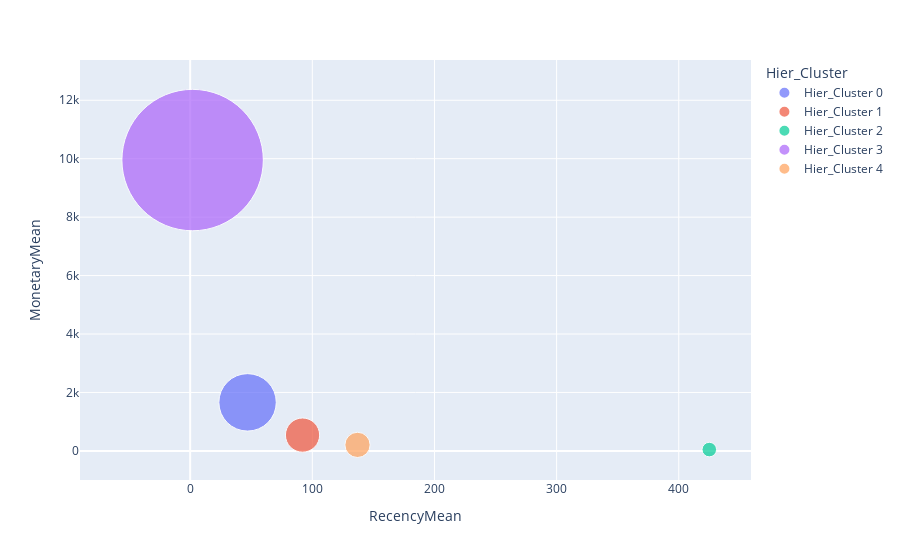

The code cell stored with this chart in its notebook:
### Code cell
import plotly.express as px

fig = px.scatter(rfm_agg3, x="RecencyMean", y="MonetaryMean", size="FrequencyMean", color="Hier_Cluster",
           hover_name="Hier_Cluster", size_max=100)
fig.show()

### Figure 1 — Plotly figure (JSON) as saved in the notebook; plotly's stock layout.template omitted (floating-point values rounded to 4 significant figures)
{"data": [{"hovertemplate": "<b>%{hovertext}</b><br><br>Hier_Cluster=Hier_Cluster 0<br>RecencyMean=%{x}<br>MonetaryMean=%{y}<br>FrequencyMean=%{marker.size}<extra></extra>", "hovertext": ["Hier_Cluster 0"], "legendgroup": "Hier_Cluster 0", "marker": {"color": "#636efa", "size": [31], "sizemode": "area", "sizeref": 0.0188, "symbol": "circle"}, "mode": "markers", "name": "Hier_Cluster 0", "orientation": "v", "showlegend": true, "type": "scatter", "x": [47], "xaxis": "x", "y": [1661], "yaxis": "y"}, {"hovertemplate": "<b>%{hovertext}</b><br><br>Hier_Cluster=Hier_Cluster 1<br>RecencyMean=%{x}<br>MonetaryMean=%{y}<br>FrequencyMean=%{marker.size}<extra></extra>", "hovertext": ["Hier_Cluster 1"], "legendgroup": "Hier_Cluster 1", "marker": {"color": "#EF553B", "size": [11], "sizemode": "area", "sizeref": 0.0188, "symbol": "circle"}, "mode": "markers", "name": "Hier_Cluster 1", "orientation": "v", "showlegend": true, "type": "scatter", "x": [92], "xaxis": "x", "y": [541], "yaxis": "y"}, {"hovertemplate": "<b>%{hovertext}</b><br><br>Hier_Cluster=Hier_Cluster 2<br>RecencyMean=%{x}<br>MonetaryMean=%{y}<br>FrequencyMean=%{marker.size}<extra></extra>", "hovertext": ["Hier_Cluster 2"], "legendgroup": "Hier_Cluster 2", "marker": {"color": "#00cc96", "size": [2], "sizemode": "area", "sizeref": 0.0188, "symbol": "circle"}, "mode": "markers", "name": "Hier_Cluster 2", "orientation": "v", "showlegend": true, "type": "scatter", "x": [425], "xaxis": "x", "y": [45], "yaxis": "y"}, {"hovertemplate": "<b>%{hovertext}</b><br><br>Hier_Cluster=Hier_Cluster 3<br>RecencyMean=%{x}<br>MonetaryMean=%{y}<br>FrequencyMean=%{marker.size}<extra></extra>", "hovertext": ["Hier_Cluster 3"], "legendgroup": "Hier_Cluster 3", "marker": {"color": "#ab63fa", "size": [188], "sizemode": "area", "sizeref": 0.0188, "symbol": "circle"}, "mode": "markers", "name": "Hier_Cluster 3", "orientation": "v", "showlegend": true, "type": "scatter", "x": [2], "xaxis": "x", "y": [9954], "yaxis": "y"}, {"hovertemplate": "<b>%{hovertext}</b><br><br>Hier_Cluster=Hier_Cluster 4<br>RecencyMean=%{x}<br>MonetaryMean=%{y}<br>FrequencyMean=%{marker.size}<extra></extra>", "hovertext": ["Hier_Cluster 4"], "legendgroup": "Hier_Cluster 4", "marker": {"color": "#FFA15A", "size": [6], "sizemode": "area", "sizeref": 0.0188, "symbol": "circle"}, "mode": "markers", "name": "Hier_Cluster 4", "orientation": "v", "showlegend": true, "type": "scatter", "x": [137], "xaxis": "x", "y": [206], "yaxis": "y"}], "layout": {"legend": {"itemsizing": "constant", "title": {"text": "Hier_Cluster"}, "tracegroupgap": 0}, "margin": {"t": 60}, "xaxis": {"anchor": "y", "domain": [0, 1], "title": {"text": "RecencyMean"}}, "yaxis": {"anchor": "x", "domain": [0, 1], "title": {"text": "MonetaryMean"}}}}
